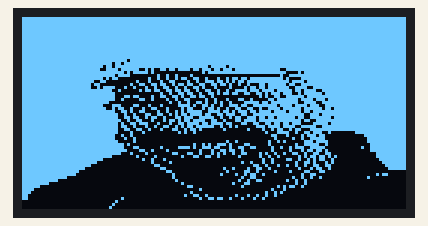
This sketch was run on a simulated ESP8266 (NodeMCU). Shown: 128×64 one-colour display.

Above: at 0.7 s.

The sketch:

DrawSSD.ino
```cpp
// (licence header left out)
#include <Wire.h>
#include <ACROBOTIC_SSD1306.h>

// for drawing: https://javl.github.io/image2cpp/

// 'rovai', 164x64px
static unsigned char ROVAI[] PROGMEM = {
0xff, 0xff, 0xff, 0xff, 0xff, 0xff, 0xff, 0xff, 0xff, 0xff, 0xff, 0xff, 0xff, 0xff, 0xff, 0xff,
	0xff, 0xff, 0xff, 0xff, 0xff, 0xff, 0xff, 0xff, 0xff, 0xff, 0xff, 0xff, 0xff, 0xff, 0xff, 0xff,
	0xff, 0xff, 0xff, 0xff, 0xff, 0xff, 0xff, 0xff, 0xff, 0xff, 0xff, 0xff, 0xff, 0xff, 0xff, 0xff,
	0xff, 0xff, 0xff, 0xff, 0xff, 0xff, 0xff, 0xff, 0xff, 0xff, 0xff, 0xff, 0xff, 0xff, 0xff, 0xff,
	0xff, 0xff, 0xff, 0xff, 0xff, 0xff, 0xff, 0xff, 0xff, 0xff, 0xff, 0xff, 0xff, 0xff, 0xff, 0xff,
	0xff, 0xff, 0xff, 0xff, 0xff, 0xff, 0xff, 0xff, 0xff, 0xff, 0xff, 0xff, 0xff, 0xff, 0xff, 0xff,
	0xff, 0xff, 0xff, 0xff, 0xff, 0xff, 0xff, 0xff, 0xff, 0xff, 0xff, 0xff, 0xff, 0xff, 0xff, 0xff,
	0xff, 0xff, 0xff, 0xff, 0xff, 0xff, 0xff, 0xff, 0xff, 0xff, 0xff, 0xff, 0xff, 0xff, 0xff, 0xff,
	0xff, 0xff, 0xff, 0xff, 0xff, 0xff, 0xff, 0xff, 0xff, 0xff, 0xff, 0xff, 0xff, 0xff, 0xff, 0xff,
	0xff, 0xff, 0xff, 0xff, 0xff, 0xff, 0xff, 0xff, 0xff, 0xff, 0xff, 0xff, 0xff, 0xff, 0x7f, 0xff,
	0xff, 0x7f, 0xff, 0xbf, 0xff, 0xff, 0xff, 0xff, 0xff, 0xff, 0xff, 0xff, 0xff, 0xff, 0xff, 0xff,
	0xff, 0xff, 0xff, 0xff, 0xff, 0xff, 0xff, 0xff, 0xff, 0xff, 0xff, 0xff, 0xff, 0xff, 0xff, 0xff,
	0xff, 0xff, 0xff, 0xff, 0xff, 0xff, 0xff, 0xff, 0xff, 0xff, 0xff, 0xff, 0xff, 0xff, 0xff, 0xff,
	0xff, 0xff, 0xff, 0xff, 0xff, 0xff, 0xff, 0xff, 0xff, 0xff, 0xff, 0xff, 0xff, 0xff, 0xff, 0xff,
	0xff, 0xff, 0xff, 0xff, 0xff, 0xff, 0xff, 0xff, 0xff, 0xff, 0xff, 0xff, 0xff, 0xff, 0xff, 0xff,
	0xff, 0xff, 0xff, 0xff, 0xff, 0xff, 0xff, 0xff, 0xff, 0xff, 0xff, 0xff, 0xff, 0xff, 0xff, 0xff,
	0xff, 0xff, 0xff, 0xff, 0xff, 0xff, 0xff, 0xff, 0xff, 0xff, 0xff, 0xff, 0xff, 0xff, 0xff, 0xff,
	0xff, 0xff, 0xff, 0xff, 0xff, 0xff, 0xff, 0x3f, 0x5f, 0xdf, 0x3d, 0xac, 0x9f, 0x8f, 0x9e, 0x17,
	0x0d, 0x0f, 0x8b, 0x0f, 0x43, 0x87, 0x27, 0x45, 0x45, 0x87, 0x31, 0x47, 0xc1, 0x19, 0x63, 0xc3,
	0x99, 0x23, 0x63, 0x99, 0x43, 0x53, 0x93, 0x63, 0x49, 0x93, 0xb3, 0x41, 0xc7, 0x33, 0x26, 0x65,
	0xc7, 0x37, 0x65, 0x47, 0x36, 0xc7, 0x35, 0x17, 0x67, 0x37, 0x97, 0x67, 0xb7, 0xb7, 0x37, 0xf7,
	0xf7, 0x37, 0xf7, 0xf7, 0xf7, 0xf7, 0xfd, 0xe5, 0xb3, 0x4b, 0x6b, 0xab, 0xaf, 0xfb, 0xdf, 0x7f,
	0x7f, 0xff, 0xff, 0xff, 0xff, 0xff, 0xff, 0xff, 0xff, 0xff, 0xff, 0xff, 0xff, 0xff, 0xff, 0xff,
	0xff, 0xff, 0xff, 0xff, 0xff, 0xff, 0xff, 0xff, 0xff, 0xff, 0xff, 0xff, 0xff, 0xff, 0xff, 0xff,
	0xff, 0xff, 0xff, 0xff, 0xff, 0xff, 0xff, 0xff, 0xff, 0xff, 0xff, 0xff, 0xff, 0xff, 0xff, 0xff,
	0xff, 0xff, 0xff, 0xff, 0xff, 0xff, 0xff, 0xff, 0xff, 0xff, 0xff, 0xdf, 0x9f, 0x8f, 0xee, 0x20,
	0x61, 0xc8, 0x84, 0x04, 0xc0, 0x24, 0x24, 0x89, 0xc8, 0x01, 0x21, 0x4c, 0x41, 0x81, 0x26, 0x04,
	0xc9, 0x13, 0x04, 0x8d, 0x33, 0xe6, 0x29, 0xfb, 0xc6, 0xa4, 0x91, 0x96, 0x64, 0x39, 0xc3, 0xe6,
	0x98, 0xc3, 0x30, 0x82, 0xcb, 0x30, 0xa2, 0x63, 0xc9, 0xa9, 0xb3, 0x52, 0xd9, 0xb1, 0x33, 0xe6,
	0xb1, 0xb7, 0xe9, 0x7b, 0xf6, 0xdf, 0xb9, 0xfb, 0x7f, 0xff, 0xdc, 0xfd, 0xe7, 0x2c, 0xfb, 0xdf,
	0x7f, 0xf7, 0xee, 0xce, 0x9d, 0xf7, 0xff, 0xbf, 0xff, 0xff, 0xff, 0xff, 0xff, 0xff, 0xff, 0xff,
	0xff, 0xff, 0xff, 0xff, 0xff, 0xff, 0xff, 0xff, 0xff, 0xff, 0xff, 0xff, 0xff, 0xff, 0xff, 0xff,
	0xff, 0xff, 0xff, 0xff, 0xff, 0xff, 0xff, 0xff, 0xff, 0xff, 0xff, 0xff, 0xff, 0xff, 0xff, 0xff,
	0xff, 0xff, 0xff, 0xff, 0xff, 0xff, 0xff, 0xff, 0xff, 0xff, 0xff, 0xff, 0xff, 0xff, 0xff, 0x7f,
	0x04, 0x98, 0x33, 0x26, 0xc8, 0x1b, 0x26, 0x2c, 0x48, 0x1b, 0x21, 0x06, 0x12, 0x09, 0x21, 0x16,
	0x10, 0x0d, 0x24, 0x33, 0x4e, 0x19, 0x67, 0x1e, 0x3b, 0x6d, 0x1d, 0x37, 0x1e, 0x1b, 0x13, 0x1e,
	0x0c, 0x09, 0x1b, 0x24, 0x09, 0x1b, 0x01, 0x16, 0x06, 0x09, 0x0d, 0x26, 0x06, 0x0f, 0x19, 0x17,
	0x37, 0x4d, 0x1f, 0xb7, 0x9d, 0x7f, 0x67, 0x5f, 0xdf, 0x37, 0x1f, 0x6d, 0x2f, 0x93, 0x54, 0xd4,
	0xb3, 0xfb, 0x6f, 0xee, 0xbf, 0x3f, 0x77, 0x3d, 0x3f, 0x3f, 0x3f, 0x3f, 0x3f, 0x3f, 0x3f, 0x7f,
	0x7f, 0x7f, 0xff, 0xff, 0xff, 0xff, 0xff, 0xff, 0xff, 0xff, 0xff, 0xff, 0xff, 0xff, 0xff, 0xff,
	0xff, 0xff, 0xff, 0xff, 0xff, 0xff, 0xff, 0xff, 0xff, 0xff, 0xff, 0xff, 0xff, 0xff, 0xff, 0xff,
	0xff, 0xff, 0xff, 0xff, 0xff, 0xff, 0xff, 0xff, 0xff, 0xff, 0xff, 0x7f, 0x7f, 0x7f, 0x3f, 0x3e,
	0x3c, 0x1c, 0x11, 0x04, 0x20, 0x0b, 0x48, 0x10, 0x90, 0x20, 0x00, 0x90, 0x40, 0x00, 0x08, 0x80,
	0x10, 0x00, 0x20, 0x20, 0x08, 0x48, 0x08, 0x28, 0x20, 0x4c, 0x40, 0x30, 0x0c, 0x48, 0x4c, 0x30,
	0x08, 0x6c, 0x14, 0x34, 0x02, 0x1c, 0x30, 0x02, 0x48, 0x38, 0x24, 0x04, 0x08, 0x08, 0x00, 0x60,
	0x80, 0x20, 0x46, 0x98, 0x21, 0x42, 0x08, 0x22, 0x80, 0x98, 0x21, 0x2c, 0xc8, 0x19, 0x66, 0x96,
	0x5f, 0xed, 0x3f, 0xdb, 0xcb, 0x36, 0x60, 0x80, 0x40, 0x00, 0x00, 0x00, 0x00, 0x00, 0x00, 0x00,
	0x00, 0x08, 0x00, 0x03, 0x1f, 0x1f, 0x7f, 0xff, 0xff, 0xff, 0xff, 0xff, 0xff, 0xff, 0xff, 0xff,
	0xff, 0xff, 0xff, 0xff, 0xff, 0xff, 0xff, 0xff, 0xff, 0x7f, 0x7f, 0x7f, 0x3f, 0x3f, 0x3f, 0x1f,
	0x1f, 0x1f, 0x0f, 0x07, 0x07, 0x03, 0x03, 0x01, 0x01, 0x00, 0x00, 0x00, 0x00, 0x00, 0x00, 0x00,
	0x00, 0x00, 0x00, 0x00, 0x00, 0x00, 0x00, 0x00, 0x00, 0x00, 0x00, 0x01, 0x02, 0x02, 0x04, 0x04,
	0x08, 0x09, 0x30, 0x40, 0x00, 0x80, 0x00, 0x00, 0x00, 0x00, 0x00, 0x00, 0x00, 0x00, 0x00, 0x00,
	0x00, 0x00, 0x10, 0x04, 0x08, 0x00, 0x84, 0x10, 0x40, 0x21, 0x98, 0xcc, 0x31, 0x32, 0x4e, 0x44,
	0x11, 0x02, 0x04, 0x01, 0x08, 0x02, 0x00, 0x00, 0x42, 0x08, 0x20, 0xc3, 0x04, 0x30, 0xcb, 0x09,
	0x34, 0x13, 0x06, 0x2c, 0x08, 0x03, 0x06, 0x01, 0x00, 0x00, 0x00, 0x00, 0x00, 0x00, 0x00, 0x00,
	0x00, 0x00, 0x00, 0x20, 0x00, 0x00, 0x10, 0x00, 0x11, 0x13, 0x07, 0x07, 0x07, 0x07, 0x07, 0x07,
	0x1f, 0x1f, 0x07, 0x03, 0x01, 0x01, 0x00, 0x00, 0x00, 0x00, 0x00, 0x00, 0x00, 0x00, 0x00, 0x00,
	0x00, 0x00, 0x00, 0x00, 0x00, 0x00, 0x00, 0x00, 0x00, 0x00, 0x00, 0x00, 0x00, 0x80, 0x40, 0x20,
	0x00, 0x10, 0x00, 0x00, 0x00, 0x00, 0x00, 0x00, 0x00, 0x00, 0x00, 0x00, 0x00, 0x00, 0x00, 0x00,
	0x00, 0x00, 0x00, 0x00, 0x00, 0x00, 0x08, 0x01, 0x05, 0x08, 0x08, 0x12, 0x00, 0x08, 0x10, 0x10,
	0x00, 0x10, 0x10, 0x00, 0x00, 0x10, 0x00, 0x08, 0x00, 0x11, 0x00, 0x08, 0x00, 0x10, 0x08, 0x00,
	0x10, 0x0c, 0x00, 0x02, 0x0c, 0x01, 0x04, 0x03, 0x00, 0x01, 0x01, 0x00, 0x00, 0x01, 0x00, 0x00,
	0x00, 0x00, 0x00, 0x00, 0x00, 0x00, 0x00, 0x00, 0x00, 0x00, 0x00, 0x00, 0x00, 0x00, 0x00, 0x00,
	0x00, 0x00, 0x00, 0x00, 0x00, 0x00, 0x00, 0x00, 0x00, 0x00, 0x00, 0x00, 0x00, 0x00, 0x00, 0x00
};


static unsigned char ACROBOT[] PROGMEM ={
    0x00, 0x00, 0x00, 0x00, 0x00, 0x00, 0x00, 0x00, 0x00, 0x00, 0x00, 0x00, 0x00, 0x00, 0x00, 0x00,
    0x00, 0x00, 0x00, 0x00, 0x00, 0x00, 0x00, 0x00, 0x00, 0x00, 0x00, 0x00, 0x00, 0x00, 0x00, 0x00,
    0x00, 0x00, 0x00, 0x00, 0x00, 0x00, 0x00, 0x00, 0x00, 0x00, 0x00, 0x00, 0x00, 0x00, 0x00, 0x00,
    0x00, 0x00, 0x00, 0x00, 0x00, 0x00, 0x00, 0x00, 0x00, 0x00, 0x00, 0x00, 0x00, 0x00, 0x00, 0x00,
    0x00, 0x00, 0x00, 0x00, 0x00, 0x00, 0x00, 0x00, 0x00, 0x00, 0x00, 0x00, 0x00, 0x00, 0x00, 0x00,
    0x00, 0x00, 0x00, 0x00, 0x00, 0x00, 0x00, 0x00, 0x00, 0x00, 0x00, 0x00, 0x00, 0x00, 0x00, 0x00,
    0x00, 0x00, 0x00, 0x00, 0x00, 0x00, 0x00, 0x00, 0x00, 0x00, 0x00, 0x00, 0x00, 0x00, 0x00, 0x00,
    0x00, 0x00, 0x00, 0x00, 0x00, 0x00, 0x00, 0x00, 0x00, 0x00, 0x00, 0x00, 0x00, 0x00, 0x00, 0x00,
    0x00, 0x00, 0x00, 0x00, 0x00, 0x00, 0x00, 0x00, 0x00, 0x00, 0x00, 0x00, 0x00, 0x00, 0x00, 0x00,
    0x00, 0x00, 0x00, 0x00, 0x00, 0x00, 0x00, 0x00, 0x00, 0x00, 0x00, 0x00, 0x00, 0x00, 0x00, 0x00,
    0x00, 0x00, 0x00, 0x00, 0x00, 0x00, 0x00, 0x00, 0x00, 0x00, 0x00, 0x00, 0x00, 0x00, 0x00, 0x00,
    0x00, 0x00, 0x00, 0x00, 0x00, 0x00, 0x00, 0x00, 0x00, 0x00, 0x00, 0x00, 0x00, 0x00, 0x00, 0x00,
    0x00, 0x00, 0x00, 0x00, 0x00, 0x00, 0x00, 0x00, 0x00, 0x00, 0x00, 0x00, 0x00, 0x00, 0x00, 0x00,
    0x00, 0x00, 0x00, 0x00, 0x00, 0x00, 0x00, 0x00, 0x00, 0x00, 0x00, 0x00, 0x00, 0x00, 0x00, 0x00,
    0x00, 0x00, 0x00, 0x00, 0x00, 0x00, 0x00, 0x00, 0x00, 0x00, 0x00, 0x00, 0x00, 0x00, 0x00, 0x00,
    0x00, 0x00, 0x00, 0x00, 0x00, 0x00, 0x00, 0x00, 0x00, 0x00, 0x00, 0x00, 0x00, 0x00, 0x00, 0x00,
    0x00, 0x00, 0x00, 0x00, 0x00, 0x00, 0x00, 0x00, 0x00, 0x00, 0x00, 0x00, 0x00, 0x00, 0x00, 0x00,
    0x00, 0x00, 0x00, 0x00, 0x00, 0x00, 0x00, 0x00, 0x00, 0x00, 0x00, 0x00, 0x00, 0x00, 0x00, 0x00,
    0x00, 0x00, 0x00, 0x00, 0x00, 0x00, 0x00, 0x00, 0x00, 0x00, 0x00, 0x00, 0x00, 0x00, 0x00, 0x00,
    0x00, 0x00, 0x00, 0x80, 0x80, 0x80, 0xC8, 0xF8, 0xFC, 0xFC, 0xFC, 0xFC, 0xFE, 0xFE, 0xFE, 0xFE,
    0xFE, 0xFF, 0xFE, 0xF8, 0xF0, 0xF8, 0xF8, 0xF8, 0xF8, 0xF0, 0x00, 0x00, 0x00, 0x00, 0x00, 0x00,
    0x00, 0x00, 0x00, 0x00, 0x00, 0x00, 0x00, 0x00, 0x00, 0x00, 0x00, 0x00, 0x00, 0x00, 0x00, 0x00,
    0x00, 0x00, 0x00, 0x00, 0x00, 0x00, 0x00, 0x00, 0x00, 0x00, 0x00, 0x00, 0x00, 0x00, 0x00, 0x00,
    0x00, 0x00, 0x00, 0x00, 0x00, 0x00, 0x00, 0x00, 0x00, 0x00, 0x00, 0x00, 0x00, 0x00, 0x00, 0x00,
    0x00, 0x00, 0x00, 0x00, 0x00, 0x00, 0x00, 0x00, 0x00, 0x00, 0x00, 0x00, 0x00, 0x00, 0x00, 0x00,
    0x00, 0x00, 0x00, 0x00, 0x00, 0x00, 0x00, 0x00, 0x00, 0x00, 0x00, 0x00, 0x00, 0x00, 0x00, 0x00,
    0x00, 0x00, 0x00, 0x00, 0x00, 0x00, 0x00, 0x00, 0x00, 0x00, 0x00, 0x00, 0x00, 0x00, 0x00, 0x00,
    0x00, 0x00, 0xFF, 0xFF, 0xFF, 0x0F, 0x03, 0x03, 0x41, 0xE1, 0xE1, 0x41, 0x03, 0x03, 0x07, 0x1F,
    0xFF, 0xC1, 0x81, 0x00, 0x00, 0x00, 0x00, 0x81, 0xC3, 0xFF, 0xFF, 0xFC, 0xFC, 0x78, 0x00, 0x00,
    0x00, 0x00, 0x00, 0x00, 0x00, 0x00, 0x00, 0x00, 0x00, 0x00, 0x00, 0x00, 0x00, 0x00, 0x00, 0x00,
    0x00, 0x00, 0x00, 0x00, 0x00, 0x00, 0x00, 0x00, 0x00, 0x00, 0x00, 0x00, 0x00, 0x00, 0x00, 0x00,
    0x00, 0x00, 0x00, 0x00, 0x00, 0x00, 0x00, 0x00, 0x00, 0x00, 0x00, 0x00, 0x00, 0x00, 0x00, 0x00,
    0x00, 0x00, 0x00, 0x00, 0x00, 0x00, 0x00, 0x00, 0x00, 0x00, 0x00, 0x00, 0x00, 0x00, 0x00, 0x00,
    0x00, 0x00, 0x00, 0x00, 0x00, 0x00, 0x00, 0x00, 0x00, 0x00, 0x00, 0x00, 0x00, 0x00, 0x00, 0x00,
    0x00, 0x00, 0x00, 0x00, 0x00, 0x00, 0x00, 0x00, 0x00, 0x00, 0x00, 0x00, 0x00, 0x00, 0x00, 0x00,
    0x0C, 0x1E, 0x1F, 0x3F, 0xFF, 0xFE, 0xFC, 0xF8, 0xF0, 0xF0, 0xF0, 0x10, 0x18, 0x18, 0x1C, 0x1F,
    0x0F, 0x0F, 0x0F, 0xCF, 0x07, 0x07, 0x87, 0x8F, 0xFF, 0xFF, 0xFF, 0xFF, 0xFC, 0xE0, 0x00, 0x00,
    0x00, 0x00, 0x00, 0x00, 0x00, 0x00, 0x00, 0x00, 0x00, 0x00, 0x00, 0x00, 0x00, 0x00, 0x00, 0x00,
    0x00, 0x00, 0x00, 0x00, 0x00, 0x00, 0x00, 0x00, 0x00, 0x00, 0x00, 0x00, 0x00, 0x00, 0x00, 0x00,
    0x00, 0x00, 0x00, 0x00, 0x00, 0x00, 0x00, 0x00, 0x00, 0x00, 0x00, 0x00, 0x00, 0x00, 0x00, 0x00,
    0x00, 0x00, 0x00, 0x00, 0x00, 0x00, 0x00, 0x00, 0x00, 0x00, 0x00, 0x00, 0x00, 0x00, 0x00, 0x00,
    0x00, 0x00, 0x00, 0x00, 0x00, 0x00, 0x00, 0x00, 0x00, 0x00, 0x00, 0x00, 0x00, 0x00, 0x00, 0x00,
    0x00, 0x00, 0x00, 0x00, 0x00, 0x00, 0x00, 0x00, 0x00, 0x00, 0x00, 0x00, 0x00, 0x00, 0x00, 0x00,
    0x00, 0x00, 0x00, 0x00, 0x03, 0x0F, 0x1F, 0x1F, 0x1F, 0x8F, 0x8F, 0x8E, 0xCE, 0xCE, 0xCE, 0xC7,
    0xC6, 0x46, 0x47, 0xE7, 0xE7, 0xE3, 0xE3, 0xE3, 0xE3, 0xC3, 0x03, 0x01, 0x01, 0xC0, 0xC0, 0x80,
    0x80, 0xC0, 0xC0, 0xC0, 0x00, 0x00, 0x00, 0x00, 0x00, 0x00, 0x00, 0x00, 0x00, 0x00, 0x00, 0x00,
    0x00, 0x00, 0x00, 0x00, 0x00, 0x00, 0x00, 0x00, 0x00, 0x00, 0x00, 0x00, 0x00, 0x00, 0x00, 0x00,
    0x00, 0x00, 0x00, 0x00, 0x00, 0x00, 0x00, 0x00, 0x00, 0x00, 0x00, 0x00, 0x00, 0x00, 0x00, 0x00,
    0x00, 0x00, 0x00, 0x00, 0x00, 0x00, 0x00, 0x00, 0x00, 0x00, 0x00, 0x00, 0x00, 0x00, 0x00, 0x00,
    0x00, 0x00, 0x00, 0x00, 0x00, 0x00, 0x00, 0x00, 0x00, 0x00, 0x00, 0x00, 0x00, 0x00, 0x00, 0x00,
    0x00, 0x00, 0x00, 0x00, 0x00, 0x00, 0x00, 0x00, 0x00, 0x38, 0x78, 0xFC, 0xFF, 0xFF, 0xFE, 0xFC,
    0x7E, 0x7E, 0x3E, 0x3E, 0x1F, 0x1F, 0x00, 0x00, 0x00, 0x7F, 0xFF, 0xFF, 0xFF, 0xFF, 0xF1, 0xE0,
    0x40, 0x40, 0x40, 0x60, 0x71, 0x7F, 0x7F, 0x7F, 0x7F, 0x3F, 0x3C, 0x00, 0x00, 0x03, 0x07, 0x0F,
    0x0F, 0x1F, 0x3F, 0x3F, 0x7E, 0x3E, 0x1C, 0x04, 0x00, 0x00, 0x00, 0x00, 0x00, 0x00, 0x00, 0x00,
    0x00, 0x00, 0x00, 0x00, 0x00, 0x00, 0x00, 0x00, 0x00, 0x00, 0x00, 0x00, 0x00, 0x00, 0x00, 0x00,
    0x00, 0x00, 0x00, 0x00, 0x00, 0x00, 0x00, 0x00, 0x00, 0x00, 0x00, 0x00, 0x00, 0x00, 0x00, 0x00,
    0x00, 0x00, 0x00, 0x00, 0x00, 0x00, 0x00, 0x00, 0x00, 0x00, 0x00, 0x00, 0x00, 0x00, 0x00, 0x00,
    0x00, 0x00, 0x00, 0x00, 0x00, 0x00, 0x00, 0x00, 0x00, 0x00, 0x00, 0x00, 0x00, 0x00, 0x00, 0x00,
    0x00, 0x00, 0x00, 0x00, 0x00, 0x00, 0x00, 0x00, 0x00, 0x00, 0x00, 0x00, 0x01, 0x01, 0x00, 0x00,
    0x00, 0x00, 0x00, 0x00, 0x00, 0x00, 0x00, 0x00, 0x20, 0xE0, 0x60, 0x60, 0x70, 0x7C, 0x7C, 0x7C,
    0x7C, 0x00, 0x00, 0x00, 0x00, 0x0E, 0x3E, 0x3E, 0x3C, 0x38, 0x38, 0x18, 0x18, 0x00, 0x00, 0x00,
    0x00, 0x00, 0x00, 0x00, 0x00, 0x00, 0x00, 0x00, 0x00, 0x00, 0x00, 0x00, 0x00, 0x00, 0x00, 0x00,
    0x00, 0x00, 0x00, 0x00, 0x00, 0x00, 0x00, 0x00, 0x00, 0x00, 0x00, 0x00, 0x00, 0x00, 0x00, 0x00,
    0x00, 0x00, 0x00, 0x00, 0x00, 0x00, 0x00, 0x00, 0x00, 0x00, 0x00, 0x00, 0x00, 0x00, 0x00, 0x00
};

void setup()
{
  Wire.begin();
  oled.init();                      // Initialze SSD1306 OLED display
  oled.clearDisplay();              // Clear screen
  oled.drawBitmap(ROVAI, 1024);   // 1024 pixels for logo
}

void loop()
{
}
```
